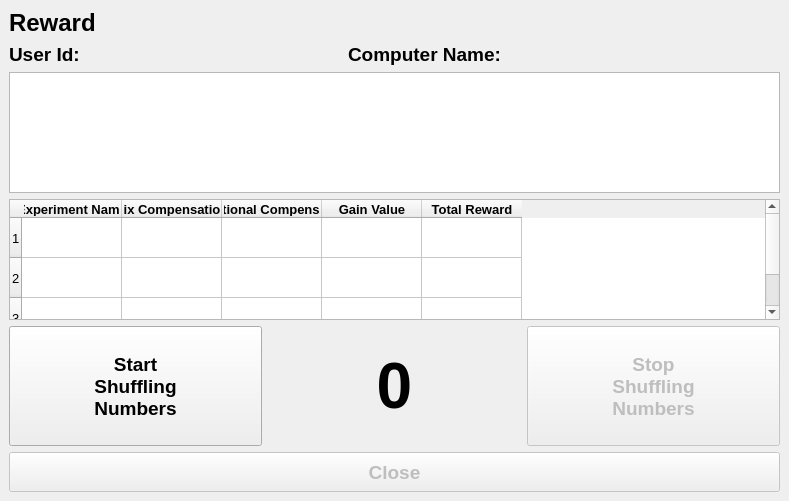
<?xml version="1.0" encoding="UTF-8"?>
<ui version="4.0">
 <class>form_reward</class>
 <widget class="QMainWindow" name="form_reward">
  <property name="geometry">
   <rect>
    <x>0</x>
    <y>0</y>
    <width>789</width>
    <height>501</height>
   </rect>
  </property>
  <property name="windowTitle">
   <string>Reward</string>
  </property>
  <widget class="QWidget" name="centralwidget">
   <layout class="QVBoxLayout" name="verticalLayout_2">
    <item>
     <widget class="QLabel" name="label">
      <property name="font">
       <font>
        <pointsize>18</pointsize>
        <weight>75</weight>
        <bold>true</bold>
       </font>
      </property>
      <property name="text">
       <string>Reward</string>
      </property>
     </widget>
    </item>
    <item>
     <layout class="QHBoxLayout" name="horizontalLayout_2" stretch="1,2,2,2">
      <item>
       <widget class="QLabel" name="label_1">
        <property name="minimumSize">
         <size>
          <width>100</width>
          <height>0</height>
         </size>
        </property>
        <property name="maximumSize">
         <size>
          <width>100</width>
          <height>16777215</height>
         </size>
        </property>
        <property name="font">
         <font>
          <pointsize>14</pointsize>
          <weight>75</weight>
          <bold>true</bold>
         </font>
        </property>
        <property name="text">
         <string>User Id:</string>
        </property>
       </widget>
      </item>
      <item>
       <widget class="QLabel" name="label_id">
        <property name="font">
         <font>
          <pointsize>14</pointsize>
          <weight>75</weight>
          <bold>true</bold>
         </font>
        </property>
        <property name="text">
         <string/>
        </property>
       </widget>
      </item>
      <item>
       <widget class="QLabel" name="label_2">
        <property name="minimumSize">
         <size>
          <width>200</width>
          <height>0</height>
         </size>
        </property>
        <property name="maximumSize">
         <size>
          <width>200</width>
          <height>16777215</height>
         </size>
        </property>
        <property name="font">
         <font>
          <pointsize>14</pointsize>
          <weight>75</weight>
          <bold>true</bold>
         </font>
        </property>
        <property name="text">
         <string>Computer Name:</string>
        </property>
       </widget>
      </item>
      <item>
       <widget class="QLabel" name="label_computer_name">
        <property name="font">
         <font>
          <pointsize>14</pointsize>
          <weight>75</weight>
          <bold>true</bold>
         </font>
        </property>
        <property name="text">
         <string/>
        </property>
       </widget>
      </item>
     </layout>
    </item>
    <item>
     <widget class="QTextEdit" name="text_edit_instruction">
      <property name="readOnly">
       <bool>true</bool>
      </property>
     </widget>
    </item>
    <item>
     <widget class="QTableWidget" name="table_results">
      <property name="enabled">
       <bool>true</bool>
      </property>
      <property name="font">
       <font>
        <pointsize>10</pointsize>
       </font>
      </property>
      <property name="editTriggers">
       <set>QAbstractItemView::SelectedClicked</set>
      </property>
      <property name="selectionMode">
       <enum>QAbstractItemView::SingleSelection</enum>
      </property>
      <property name="selectionBehavior">
       <enum>QAbstractItemView::SelectRows</enum>
      </property>
      <property name="cornerButtonEnabled">
       <bool>true</bool>
      </property>
      <attribute name="horizontalHeaderDefaultSectionSize">
       <number>100</number>
      </attribute>
      <attribute name="horizontalHeaderMinimumSectionSize">
       <number>40</number>
      </attribute>
      <attribute name="horizontalHeaderShowSortIndicator" stdset="0">
       <bool>false</bool>
      </attribute>
      <attribute name="horizontalHeaderStretchLastSection">
       <bool>false</bool>
      </attribute>
      <attribute name="verticalHeaderCascadingSectionResizes">
       <bool>true</bool>
      </attribute>
      <attribute name="verticalHeaderDefaultSectionSize">
       <number>20</number>
      </attribute>
      <attribute name="verticalHeaderHighlightSections">
       <bool>true</bool>
      </attribute>
      <attribute name="verticalHeaderMinimumSectionSize">
       <number>40</number>
      </attribute>
      <attribute name="verticalHeaderStretchLastSection">
       <bool>false</bool>
      </attribute>
      <row>
       <property name="text">
        <string>1</string>
       </property>
      </row>
      <row>
       <property name="text">
        <string>2</string>
       </property>
      </row>
      <row>
       <property name="text">
        <string>3</string>
       </property>
      </row>
      <column>
       <property name="text">
        <string>Experiment Name</string>
       </property>
       <property name="font">
        <font>
         <weight>75</weight>
         <bold>true</bold>
        </font>
       </property>
      </column>
      <column>
       <property name="text">
        <string>Fix Compensation</string>
       </property>
       <property name="font">
        <font>
         <weight>75</weight>
         <bold>true</bold>
        </font>
       </property>
      </column>
      <column>
       <property name="text">
        <string>Additional Compensation</string>
       </property>
       <property name="font">
        <font>
         <weight>75</weight>
         <bold>true</bold>
        </font>
       </property>
      </column>
      <column>
       <property name="text">
        <string>Gain Value</string>
       </property>
       <property name="font">
        <font>
         <weight>75</weight>
         <bold>true</bold>
        </font>
       </property>
      </column>
      <column>
       <property name="text">
        <string>Total Reward</string>
       </property>
       <property name="font">
        <font>
         <weight>75</weight>
         <bold>true</bold>
        </font>
       </property>
      </column>
     </widget>
    </item>
    <item>
     <layout class="QHBoxLayout" name="horizontalLayout">
      <item>
       <widget class="QPushButton" name="button_start_shuffling">
        <property name="enabled">
         <bool>true</bool>
        </property>
        <property name="minimumSize">
         <size>
          <width>0</width>
          <height>120</height>
         </size>
        </property>
        <property name="font">
         <font>
          <pointsize>14</pointsize>
          <weight>75</weight>
          <bold>true</bold>
         </font>
        </property>
        <property name="text">
         <string>Start
Shuffling
Numbers</string>
        </property>
       </widget>
      </item>
      <item>
       <widget class="QLabel" name="label_random_number">
        <property name="minimumSize">
         <size>
          <width>0</width>
          <height>120</height>
         </size>
        </property>
        <property name="font">
         <font>
          <pointsize>48</pointsize>
          <weight>75</weight>
          <bold>true</bold>
         </font>
        </property>
        <property name="text">
         <string>0</string>
        </property>
        <property name="alignment">
         <set>Qt::AlignCenter</set>
        </property>
       </widget>
      </item>
      <item>
       <widget class="QPushButton" name="button_stop_shuffling">
        <property name="enabled">
         <bool>false</bool>
        </property>
        <property name="minimumSize">
         <size>
          <width>0</width>
          <height>120</height>
         </size>
        </property>
        <property name="font">
         <font>
          <pointsize>14</pointsize>
          <weight>75</weight>
          <bold>true</bold>
         </font>
        </property>
        <property name="text">
         <string>Stop
Shuffling
Numbers</string>
        </property>
       </widget>
      </item>
     </layout>
    </item>
    <item>
     <widget class="QPushButton" name="button_close">
      <property name="enabled">
       <bool>false</bool>
      </property>
      <property name="minimumSize">
       <size>
        <width>0</width>
        <height>40</height>
       </size>
      </property>
      <property name="font">
       <font>
        <pointsize>14</pointsize>
        <weight>75</weight>
        <bold>true</bold>
       </font>
      </property>
      <property name="text">
       <string>Close</string>
      </property>
     </widget>
    </item>
   </layout>
  </widget>
 </widget>
 <resources/>
 <connections/>
</ui>
